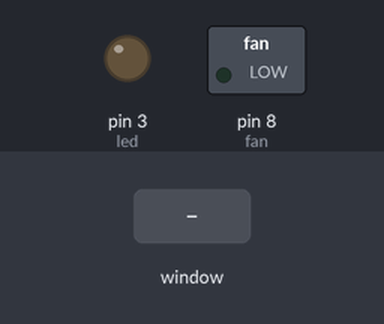
Recording of a program running on a simulated Raspberry Pi (header pin numbers). Shown: switched loads named in the program (green lamp = pin HIGH), output pins drawn as LEDs (lit = HIGH). Inputs (shaded band) come from the test bench. The desktop window is not drawn, its controls go by their first labels and the mouse button is held 0.15 s.

Above: at 1.2 s.
1.3 s: control labelled "LED on" in the window clicked
At 2.2 s:
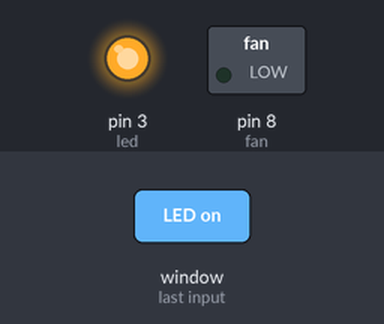
2.8 s: control labelled "FAN off" in the window clicked
At 3.3 s:
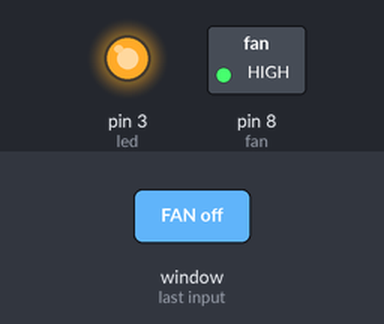
4.3 s: control labelled "LED off" in the window clicked
At 5.5 s:
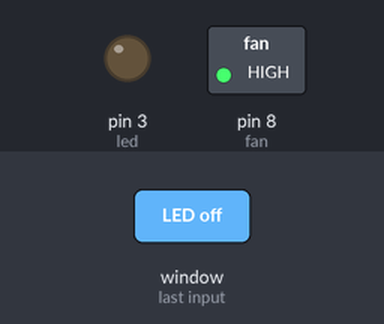
5.8 s: control labelled "FAN on" in the window clicked
At 6.8 s:
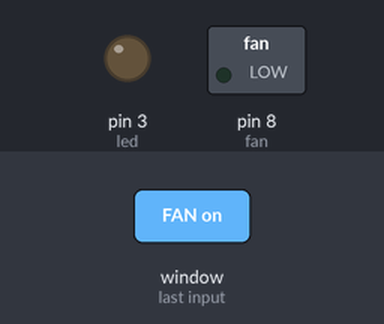
7.3 s: control no. 2 labelled "LED on" in the window clicked
At 7.9 s:
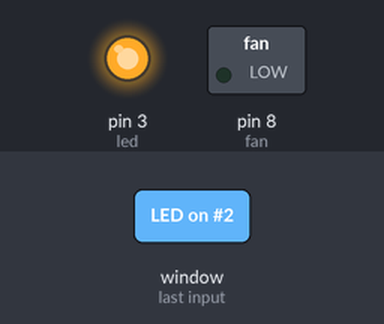
Timing chart, 0 to 9.8 s (numbered marks = the images above; inputs shaded):
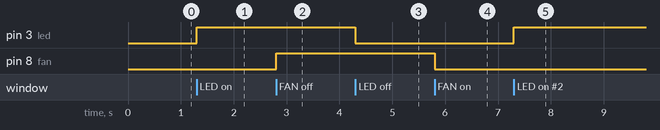

The program:

led+fan+gui.py
```python
import tkinter as tk
from tkinter import filedialog, Text
#import os
#from PIL import Image, ImageTk
from time import sleep
import RPi.GPIO as GPIO

##############################################

GPIO.setwarnings(False)
GPIO.setmode(GPIO.BOARD)  # or GPIO.BCM
#btn = 36
#pull = GPIO.PUD_UP
led = 3
fan = 8

#GPIO.setup(btn, GPIO.IN, pull)
GPIO.setup(led, GPIO.OUT)
GPIO.setup(fan, GPIO.OUT)

#btn_state = False
#fan_state = False

##############################################


def led_off():
    GPIO.output(led, GPIO.LOW)
    led_btn_on = tk.Button(frame, text='LED on', padx=35,
                           pady=15, fg="white", bg='black', height=2,
                           width=2, command=led_on)
    led_btn_on.place(x=50, y=100)

    led_btn_off = tk.Button(frame, text='LED on', padx=35,
                           pady=15, fg="white", bg='orange', height=2,
                           width=2, command=led_on)
    led_btn_off.place(x=50, y=180)
    sleep(1)


def led_on():
    GPIO.output(led, GPIO.HIGH)
    led_btn_on = tk.Button(frame, text='LED on', padx=35,
                           pady=15, fg="white", bg='orange', height=2,
                           width=2, command=led_on)
    led_btn_on.place(x=50, y=100)
    led_btn_off = tk.Button(frame, text='LED off', padx=35,
                            pady=15, fg="white", bg='black', height=2,
                            width=2, command=led_off)
    led_btn_off.place(x=50, y=180)
    sleep(1)


def fan_off():
    GPIO.output(fan, GPIO.HIGH)
    fan_btn_on = tk.Button(frame, text='FAN on', padx=35,
                           pady=15, fg="white", bg='black', height=2,
                           width=2, command=fan_on)
    fan_btn_on.place(x=250, y=100)

    fan_btn_off = tk.Button(frame, text='FAN off', padx=35,
                            pady=15, fg="white", bg='orange', height=2,
                            width=2, command=fan_off)
    fan_btn_off.place(x=250, y=180)
    sleep(1)


def fan_on():
    GPIO.output(fan, GPIO.LOW)
    fan_btn_on = tk.Button(frame, text='FAN on', padx=35,
                           pady=15, fg="white", bg='orange', height=2,
                           width=2, command=fan_on)
    fan_btn_on.place(x=250, y=100)

    fan_btn_off = tk.Button(frame, text='FAN off', padx=35,
                            pady=15, fg="white", bg='black', height=2,
                            width=2, command=fan_off)
    fan_btn_off.place(x=250, y=180)
    sleep(1)


def exit():
    GPIO.cleanup()
    window.destroy()

##############################################


window = tk.Tk()  # Create the main window
window.title("LED+FAN Controller")
window.geometry("500x500+150+200")
window.resizable(False, False)
window.configure()

canvas = tk.Canvas(window, height=700, width=700, bg="#263D42")
canvas.pack()

frame = tk.Frame(window, bg="white")
frame.place(relwidth=0.8, relheight=0.8, relx=0.1, rely=0.1)

led_btn_on = tk.Button(frame, text='LED on', padx=35,
                       pady=15, fg="white", bg='black', height=2,
                       width=2, command=led_on)
led_btn_on.place(x=50, y=100)

led_btn_off = tk.Button(frame, text='LED off', padx=35,
                        pady=15, fg="white", bg='black', height=2,
                        width=2, command=led_off)
led_btn_off.place(x=50, y=180)


fan_btn_on = tk.Button(frame, text='FAN on', padx=35,
                       pady=15, fg="white", bg='orange', height=2,
                       width=2, command=fan_on)
fan_btn_on.place(x=250, y=100)

fan_btn_off = tk.Button(frame, text='FAN off', padx=35,
                        pady=15, fg="white", bg='black', height=2,
                        width=2, command=fan_off)
fan_btn_off.place(x=250, y=180)


exit_btn = tk.Button(frame, text='EXIT', padx=25,
                     pady=10, fg="white", bg='red', height=2,
                     width=2, command=exit)
exit_btn.place(x=160, y=300)


window.mainloop()  # Like while loop to continue showing the main window


# backgroundImage = ImageTK.PhotoImages(
#    "/mnt/sdb1/courses/embedded_systems/embedded_linux_mo3tassem/exercises/vs_code/raspi.png")
#backgroundLabel = root.Label(parent, image=backgroundImage)
#backgroundLabel.place(x=0, y=0, relWidth=1, relHeight=1)
# self.canvas.pack()
```

Measured:
- after the input at 1.3 s, pin 3 (led): LOW → HIGH at once
- after the input at 2.8 s, pin 8 (fan): LOW → HIGH at once
- after the input at 4.3 s, pin 3 (led): HIGH → LOW at once
- after the input at 5.8 s, pin 8 (fan): HIGH → LOW at once
- after the input at 7.3 s, pin 3 (led): LOW → HIGH at once
